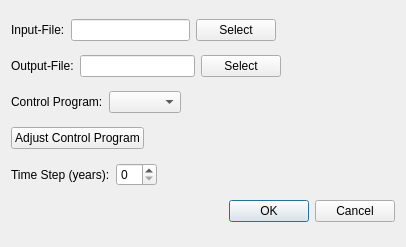
<?xml version="1.0" encoding="UTF-8"?>
<ui version="4.0">
 <class>STH</class>
 <widget class="QDialog" name="STH">
  <property name="geometry">
   <rect>
    <x>0</x>
    <y>0</y>
    <width>406</width>
    <height>247</height>
   </rect>
  </property>
  <property name="windowTitle">
   <string>STH</string>
  </property>
  <layout class="QVBoxLayout" name="verticalLayout">
   <item>
    <layout class="QHBoxLayout" name="horizontalLayout_2">
     <item>
      <widget class="QLabel" name="labelInput">
       <property name="text">
        <string>Input-File:</string>
       </property>
      </widget>
     </item>
     <item>
      <widget class="QLineEdit" name="lineEditInput"/>
     </item>
     <item>
      <widget class="QPushButton" name="pushButton_2">
       <property name="text">
        <string>Select</string>
       </property>
      </widget>
     </item>
     <item>
      <spacer name="horizontalSpacer_2">
       <property name="orientation">
        <enum>Qt::Horizontal</enum>
       </property>
       <property name="sizeHint" stdset="0">
        <size>
         <width>40</width>
         <height>20</height>
        </size>
       </property>
      </spacer>
     </item>
    </layout>
   </item>
   <item>
    <layout class="QHBoxLayout" name="horizontalLayout">
     <item>
      <widget class="QLabel" name="label_3">
       <property name="text">
        <string>Output-File:</string>
       </property>
      </widget>
     </item>
     <item>
      <widget class="QLineEdit" name="lineEditOutput">
       <property name="text">
        <string/>
       </property>
      </widget>
     </item>
     <item>
      <widget class="QPushButton" name="pushButton_3">
       <property name="text">
        <string>Select</string>
       </property>
      </widget>
     </item>
     <item>
      <spacer name="horizontalSpacer_3">
       <property name="orientation">
        <enum>Qt::Horizontal</enum>
       </property>
       <property name="sizeHint" stdset="0">
        <size>
         <width>40</width>
         <height>20</height>
        </size>
       </property>
      </spacer>
     </item>
    </layout>
   </item>
   <item>
    <layout class="QHBoxLayout" name="horizontalLayout_5">
     <item>
      <widget class="QLabel" name="labelControlProgram">
       <property name="text">
        <string>Control Program:</string>
       </property>
      </widget>
     </item>
     <item>
      <widget class="QComboBox" name="comboBoxProgram"/>
     </item>
     <item>
      <spacer name="horizontalSpacer_4">
       <property name="orientation">
        <enum>Qt::Horizontal</enum>
       </property>
       <property name="sizeHint" stdset="0">
        <size>
         <width>40</width>
         <height>20</height>
        </size>
       </property>
      </spacer>
     </item>
    </layout>
   </item>
   <item>
    <layout class="QHBoxLayout" name="horizontalLayout_4">
     <item>
      <widget class="QPushButton" name="pushButtonAdjustControlProgram">
       <property name="text">
        <string>Adjust Control Program</string>
       </property>
      </widget>
     </item>
     <item>
      <spacer name="horizontalSpacer">
       <property name="orientation">
        <enum>Qt::Horizontal</enum>
       </property>
       <property name="sizeHint" stdset="0">
        <size>
         <width>40</width>
         <height>20</height>
        </size>
       </property>
      </spacer>
     </item>
    </layout>
   </item>
   <item>
    <layout class="QHBoxLayout" name="horizontalLayout_3">
     <item>
      <widget class="QLabel" name="labelTimeStep">
       <property name="text">
        <string>Time Step (years):</string>
       </property>
      </widget>
     </item>
     <item>
      <widget class="QSpinBox" name="spinBox"/>
     </item>
     <item>
      <spacer name="horizontalSpacer_5">
       <property name="orientation">
        <enum>Qt::Horizontal</enum>
       </property>
       <property name="sizeHint" stdset="0">
        <size>
         <width>40</width>
         <height>20</height>
        </size>
       </property>
      </spacer>
     </item>
    </layout>
   </item>
   <item>
    <widget class="QDialogButtonBox" name="buttonBox">
     <property name="orientation">
      <enum>Qt::Horizontal</enum>
     </property>
     <property name="standardButtons">
      <set>QDialogButtonBox::Cancel|QDialogButtonBox::Ok</set>
     </property>
    </widget>
   </item>
  </layout>
 </widget>
 <resources/>
 <connections>
  <connection>
   <sender>buttonBox</sender>
   <signal>accepted()</signal>
   <receiver>STH</receiver>
   <slot>accept()</slot>
   <hints>
    <hint type="sourcelabel">
     <x>248</x>
     <y>254</y>
    </hint>
    <hint type="destinationlabel">
     <x>157</x>
     <y>274</y>
    </hint>
   </hints>
  </connection>
  <connection>
   <sender>buttonBox</sender>
   <signal>rejected()</signal>
   <receiver>STH</receiver>
   <slot>reject()</slot>
   <hints>
    <hint type="sourcelabel">
     <x>316</x>
     <y>260</y>
    </hint>
    <hint type="destinationlabel">
     <x>286</x>
     <y>274</y>
    </hint>
   </hints>
  </connection>
 </connections>
</ui>
